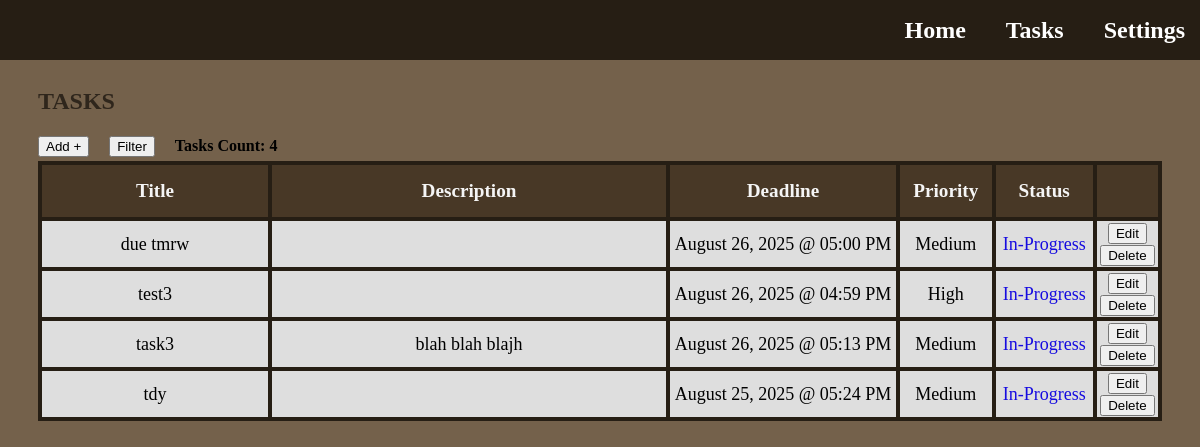
/tasks (signed in), run on an earlier commit of the app's database.
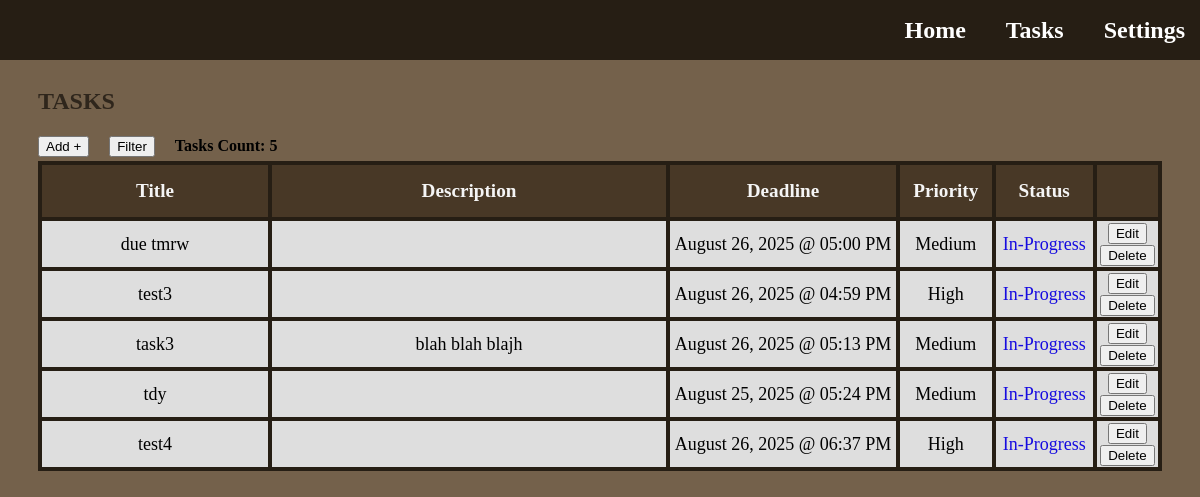
And on a later commit of the database.
### app.py (models this page shows)
class Task(db.Model):
    id = db.Column(db.Integer, primary_key=True)
    title = db.Column(db.String(128), nullable=False)
    description = db.Column(db.Text, nullable=True)
    priority = db.Column(db.String(50), nullable=False)
    deadline = db.Column(db.DateTime, nullable=True)
    status = db.Column(db.String(50), nullable=False, default='In-Progress')
    set_today_reminder = db.Column(db.Boolean, nullable=False, default=True)
    set_tomorrow_reminder = db.Column(db.Boolean, nullable=False, default=True)
    user_id = db.Column(db.Integer, db.ForeignKey('user.id'), nullable=False)
    user = db.relationship('User', backref=db.backref('tasks', lazy=True))

### app.py (the view, shortened to what this page needs)
@app.route('/tasks')
def tasks():
    user_id = session['user_id']
    sort_title = session.get('sort_title')
    sort_type = session.get('sort_type')
    filter_priorities = session.get('filter_priorities', [])
    filter_status = session.get('filter_status', [])
    filter_months = session.get('filter_months', [])
    filter_year = session.get('filter_year', None)
    filter_day = session.get('filter_day', None)
    priority_order_descending = case(
        (Task.priority == 'High', 1),
        (Task.priority == 'Medium', 2),
        (Task.priority == 'Low', 3),
    )
    priority_order_ascending = case(
        (Task.priority == 'Low', 1),
        (Task.priority == 'Medium', 2),
        (Task.priority == 'High', 3),
    )
    status_order_complete = case(
        (Task.status == 'Complete', 1),
        (Task.status == 'In-Progress', 2)
    )
    status_order_in_progress = case(
        (Task.status == 'In-Progress', 1),
        (Task.status == 'Complete', 2)
    )
    query = Task.query.filter_by(user_id=user_id)
    if filter_priorities: # Only true if not empty
        query = query.filter(Task.priority.in_(filter_priorities)) # Filter by checked priorities within given priority list
    if filter_status:
        query = query.filter(Task.status.in_(filter_status)) # Filter by checked status within given status list
    if filter_months:
        query = query.filter(extract('month', Task.deadline).in_(filter_months)) # Filter by checked months within given months list; extract(...) - returns month number from Task columns and matches to filter months list
    if filter_year:
        query = query.filter(extract('year', Task.deadline) == filter_year) # Filter by typed year; extracts year from deadline column in database
    if filter_day:
        query = query.filter(extract('day', Task.deadline) == filter_day) # Filter by typed day; extracts day from deadline column in database
    user_tasks = query.all()  # Get all tasks for this user according to the id, default order is by date task was created from earliest to latest
    user_tasks_count = query.count() # Gets the total count of tasks of the user
    return render_template('tasks.html', tasks=user_tasks, count=user_tasks_count, sort_title=sort_title, sort_type=sort_type, filter_priorities=filter_priorities, filter_status=filter_status, filter_months=filter_months, filter_year=filter_year, filter_day=filter_day)

### templates/tasks.html (shortened to what this page needs)
{% extends "base.html" %}
{% block content %}
  <h1 class="title-page">Tasks</h1>
  <div class="task-features">
    <button href="#" type="button" class="add-button" onclick="openPopup('add-task')">Add +</button>
    <button type="button" class="filter-sort-button" onclick="openPopup('filter-sort-task')">Filter</button>
    <h4>Tasks Count: {{ count }} </h2>
  </div>
  <section class="tasks-section">
      <table class="tasks-table">
        <thead class="table-header">
          <tr>
              <th class="task-title">Title</th>
              <th class="task-description">Description</th>
              <th class="task-deadline">Deadline</th>
              <th class="task-priority">Priority</th>
              <th class="task-status">Status</th>
              <th class="task-options"></th>
          </tr>
        </thead>
        <tbody id="task-body">
          {% for task in tasks %}
          <tr id="task-row">
            <td>{{ task.title }}</td>
            <td>{{ task.description }}</td>
            <td>{{ task.deadline.strftime('%B %d, %Y @ %I:%M %p')  }}</td>
            <td>{{ task.priority }}</td>
            <td class="task-status-data">
              <a href="{{ url_for('change_task_status', task_id=task.id)}}"
              class="task-status {{ task.status | lower | replace(' ', '-') }}">
                {{ task.status }}
              </a>
            </td>
            <td>
              <a>
                <button type="button" class="edit-button" onclick="openEditPopup(this, 'edit-task')"
                  data-id="{{ task.id }}"
                  data-title="{{ task.title }}"
                  data-description="{{ task.description }}"
                  data-priority="{{ task.priority }}"
                  data-deadline="{{ task.deadline.strftime('%B %d %Y @ %I:%M %p')  }}"
                  >
                  Edit
                </button>
              </a>
              <a href="{{ url_for('delete_task', task_id=task.id)}}">
                <button type="button" class="delete-button">Delete</button>
              </a>
            </td>
          </tr>
          {% else %}
          <tr>
            <td colspan="6">No tasks available.</td>
          </tr>
          {% endfor %}
        </tbody>
      </table>
  </section>
{% endblock %}

### templates/base.html (shortened to what this page needs)
<!DOCTYPE html>
<html lang="en">
<head>
    <link rel="stylesheet" href="{{ url_for('static', filename='style.css') }}">
</head>
<body class="homepage">
    <header class="navbar">
        <nav class="navbar-links">
            <a href="{{ url_for('home') }}">Home</a>
            <a href="{{ url_for('tasks') }}">Tasks</a>
            <a href="{{ url_for('settings') }}">Settings</a>
        </nav>
    </header>
    <main>
        {% block content %}{% endblock %}
    </main>
</body>
</html>

### static/style.css (style rules this page uses)
html, body { min-width: 800px; overflow-x: auto; }
.title-page { margin-top: 80px; margin-left: 30px; font-size: x-large; font-weight: bolder; text-transform: uppercase; font-family: 'Lucida Handwriting'; color: #2f261c; }
.homepage { background-color: #74614b; }
.navbar { background-color: #261e14; position: fixed; top: 0; left: 0; width: 100%; height: 60px; padding-left: 5px; display: flex; justify-content: flex-end; align-items: center; z-index: 1000; }
.navbar-links { display: flex; gap: 20px; }
.navbar-links a { font-family: 'Lucida Handwriting'; color: white; margin-right: 20px; font-weight: bold; font-size: 24px; text-decoration: none; }
.tasks-section { margin-left: 30px; margin-right: 30px; display: flex; justify-content: center; }
.tasks-table { border-collapse: collapse; width: 100%; height: 50%; table-layout: fixed; }
.tasks-table th, .tasks-table td { border: 4px solid #261e14; color: black; font-size: large; text-align: center; background: rgb(222, 222, 222); }
.tasks-table th { color: whitesmoke; font-weight: bolder; font-size: larger; height: 50px; background-color: #483826; }
.task-title { width: 20%; }
.task-description { white-space: normal; word-break: break-word; max-width: 400px; width: 35%; }
.task-deadline { width: 20%; }
.task-priority { width: 8%; }
.task-status { width: 8.5%; }
.task-options { width: 8.5; }
.task-status-data { text-decoration: none; color: white }
.task-status.in-progress { color: rgb(22, 11, 224); text-decoration: none; }
.task-features { margin-left: 30px; margin-right: 30px; height: 30px; display: flex; justify-content: flex-start; align-items: center; gap: 20px; }
.add-button { color: black; text-decoration: none; }

What changed in the data, as far as the page shows it:
added Task: title "test4", deadline "August 26, 2025 @ 06:37 PM", priority "High", status "In-Progress"
Also different on the page:
{{ count }}: "4" → "5"
